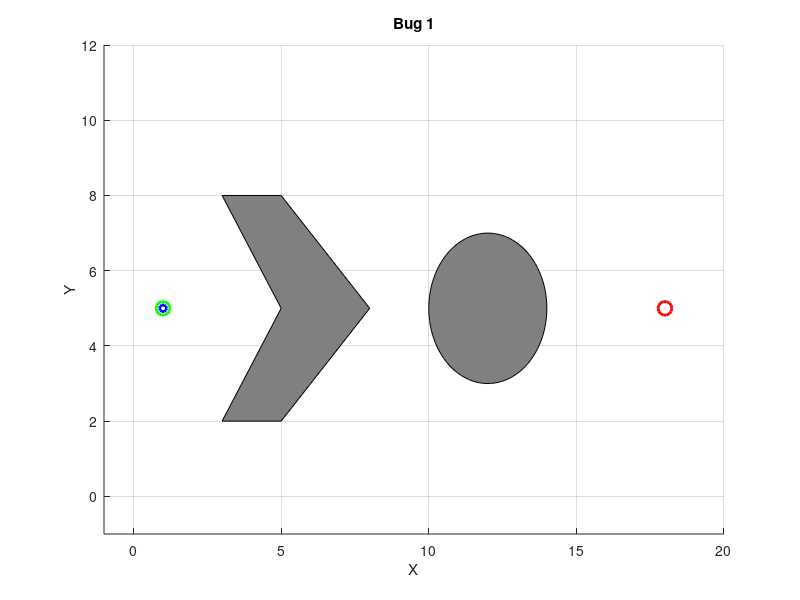

MATLAB code for this plot: (Note: this script raises an error after producing the figure.)
clc; clear; close all;

%% Set Environment

% Start and goal

start = [1,5];
goal = [18, 5];

figure('Position', [100, 100, 800, 600]);
hold on;
grid on;
xlabel('X');
ylabel('Y');
title('Bug 1');

plot(start(1), start(2), 'go', 'MarkerSize', 10, 'LineWidth', 2); % Start point
plot(goal(1), goal(2), 'ro', 'MarkerSize', 10, 'LineWidth', 2);   % Goal point

% obstacle
obstacle1 = [3, 8; 5, 8; 8, 5; 5, 2; 3, 2; 5,5]; 
theta = linspace(0, 2*pi, 100);
obstacle2 = [12 + 2*cos(theta)', 5 + 2*sin(theta)'];

obstacles = {obstacle1, obstacle2};


for i = 1:length(obstacles)
    obs = obstacles{i};
    fill(obs(:,1), obs(:,2), [0.5 0.5 0.5]); 
end

xlim([-1, 20]);
ylim([-1, 12]);

%% Initial the bug 

current_pos = start;
path = current_pos; 

bug_plot = plot(current_pos(1), current_pos(2), 'bo', 'MarkerSize', 5, 'LineWidth', 2);

max_step = 100000;
step_size = 0.05;

%% Main

for step = 1 : max_step
    % Find the goal
    if norm(goal - current_pos) < step_size
        disp('Find the Goal!!!!!!!!!!!!!!!!!');
        break;
    end

    % Motion-to-goal
    direction = (goal - start);
    direction = direction / norm(direction); % unit vector
    next_pos = current_pos + direction * step_size;

    collision = false; % Trigger
    for i = 1:length(obstacles)
        obs = obstacles{i};
        num_edge = size(obs, 1); % 장애물의 꼭짓점 개수를 저장함
        for j = 1:num_edge % 장애물들의 각 변에 대해 탐색
            % obs(j, :) -> 현재 꼭짓점의 좌표 [x,y]
            % 다각형의 마지막 변이 첫번째와 연결되게
            x_edge = [obs(j, 1), obs(mod(j, num_edge)+1, 1)]; 
            y_edge = [obs(j, 2), obs(mod(j, num_edge)+1, 2)]; 

            % line tracing
            x_line = [current_pos(1), next_pos(1)];
            y_line = [current_pos(2), next_pos(2)];

            % check collision
            [xi, yi] = polyxpoly(x_line, y_line, x_edge, y_edge);

            if ~isempty(xi)
                collision = true;
                collided_obs = obs;
                q_H = [xi(1), yi(1)];
                edge_start_idx = j;
                break;
            end
        end
        if collision
            break;
        end
    end
    
    if ~collision
        current_pos = next_pos;
        path = [path; current_pos]; % add current_pos to path

        % update plot
        set(bug_plot, 'XData', current_pos(1), 'YData', current_pos(2));

        if size(path, 1) > 1
            plot(path(end-1:end,1), path(end-1:end,2), 'r', 'LineWidth',2);
        end
        drawnow;
        pause(0.001);
    else
        %% Boundary following
        disp('Collosion! Begining boundary following');
        % plot hit point
        plot(q_H(1), q_H(2), 'ko', 'MarkerSize', 8, 'LineWidth',2);

        % start boundary following
        [current_pos, boundary_path, q_L] = boundary_following(q_H, goal, collided_obs, step_size, bug_plot, edge_start_idx);
        % Add boundary_path to path
        path = [path; boundary_path];

        plot(q_L(1), q_L(2), 'mo', 'MarkerSize', 8, 'LineWidth', 2);

        current_pos = q_L;
    end
end

%% Final Path Plot

plot(path(:,1), path(:,2), 'r', 'LineWidth',2);

hold off;

%% Function Boundary following

function [current_pos, boundary_path, q_L] = boundary_following(current_pos, goal, obstacle, step_size, bug_plot, edge_start_idx)
    boundary_path = [];
    distance_to_goal = [];

    % Get obstacle vertex
    obs_vertex = obstacle; % 꼭짓점 좌표 저장
    num_vertex = size(obs_vertex, 1); % 개수 저장

    start_point = current_pos; % hit point = q_H
    finish_loop = false; % Trigger for boundary following finished

    current_edge_start_idx = edge_start_idx;
    current_edge_end_idx = mod(current_edge_start_idx, num_vertex) + 1;

    while ~finish_loop
        start_vertex = obs_vertex(current_edge_start_idx, :);
        end_vertex = obs_vertex(current_edge_end_idx, :);

        % compute vector of edge
        edge_vector = end_vertex - start_vertex; % start to end
        edge_length = norm(edge_vector);
        edge_direction = edge_vector / edge_length; % unit vector

        remaining_vector = end_vertex - current_pos;
        remaining_length = norm(remaining_vector);
        remaining_direction = remaining_vector / remaining_length; % unit vector

        % Num of step to following edge
        num_steps = ceil(remaining_length / step_size); % ceil 함수는 소수점 이하 올림

        % following the edge
        for s = 1:num_steps
            current_pos = current_pos + remaining_direction * step_size; % move toward direction
            boundary_path = [boundary_path; current_pos]; % Add current_pos to path matrix
            distance_to_goal = [distance_to_goal; norm(goal - current_pos)];

            % Update bug
            set(bug_plot, 'XData', current_pos(1), 'YData', current_pos(2));
            if size(boundary_path, 1) > 1
                plot(boundary_path(end-1:end,1), boundary_path(end-1:end,2), 'r', 'LineWidth',2);
            end
            drawnow;
            pause(0.01);

            % if current_pos == hit point
            if norm(current_pos - start_point) < step_size && size(boundary_path,1) > num_steps
                finish_loop = true;
                break;
            end
        end

        % go to next edge
        current_edge_start_idx = current_edge_end_idx;
        current_edge_end_idx = mod(current_edge_start_idx, num_vertex) + 1;

        % 현재 위치를 다음 엣지의 시작으로 reset
        current_pos = obs_vertex(current_edge_start_idx, :);
    end

    % Find the Leave point q_L
    % 경계를 따라 이동하면서 기록된 지점중 가장 가까운점 찾음
    [~, min_idx] = min(distance_to_goal); 
    q_L = boundary_path(min_idx, :);

    % hit point에 방문하면, leave point로 이동
    current_pos = start_point;

    path_to_q_L = [];
    is_q_L = false;

    current_edge_start_idx = edge_start_idx; 
    current_edge_end_idx = mod(current_edge_start_idx, num_vertex) + 1;

    while ~is_q_L
        % 위에서 이동한것과 동일함
        start_vertex = obs_vertex(current_edge_start_idx, :);
        end_vertex = obs_vertex(current_edge_end_idx, :);

        edge_vector = end_vertex - start_vertex;
        edge_length = norm(edge_vector);
        edge_direction = edge_vector / edge_length;

        remaining_vector = end_vertex - current_pos;
        remaining_length = norm(remaining_vector);
        remaining_direction = remaining_vector / remaining_length;

        num_steps = ceil(remaining_length / step_size);

        for s = 1:num_steps
            current_pos = current_pos + remaining_direction * step_size;
            path_to_q_L = [path_to_q_L; current_pos];
            
            % Update bug's position on the plot
            set(bug_plot, 'XData', current_pos(1), 'YData', current_pos(2));
            if size(path_to_q_L,1) > 1
                plot(path_to_q_L(end-1:end,1), path_to_q_L(end-1:end,2), 'r', 'LineWidth', 2);
            end
            drawnow;
            pause(0.01);

            % Check is q_L?
            if norm(current_pos - q_L) < step_size
                is_q_L = true;
                current_pos = q_L;
                break;
            end
        end

        if is_q_L
            break;
        end

        current_edge_start_idx = current_edge_end_idx;
        current_edge_end_idx = mod(current_edge_start_idx, num_vertex) + 1;

        current_pos = obs_vertex(current_edge_start_idx, :);
    end

    % Add path_to_q_L to boundary path
    boundary_path = [boundary_path; path_to_q_L];
end

